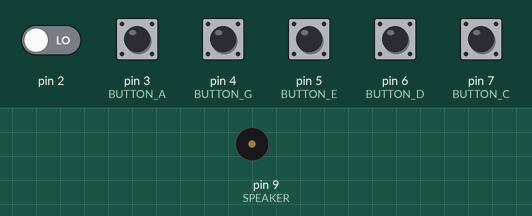
Simulated run of this sketch. Board: Arduino Uno, built with avr-gcc and run on an emulated ATmega328P. On the bench: buzzer (waves = sounding). The inputs (shaded band) are chosen by the test bench; at power-on: pin 2, pin 3 (BUTTON_A), pin 4 (BUTTON_G), pin 5 (BUTTON_E), pin 6 (BUTTON_D), pin 7 (BUTTON_C) LOW. What the sketch prints to the serial monitor is not drawn.

Above: at 1.2 s.
1.3 s: pin 3 (BUTTON_A) pulled HIGH for 0.15 s
At 1.37 s:
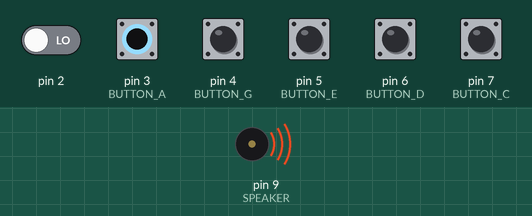
2.9 s: pin 2 driven HIGH
Timing chart, 0 to 5.9 s (numbered marks = the images above; inputs shaded):
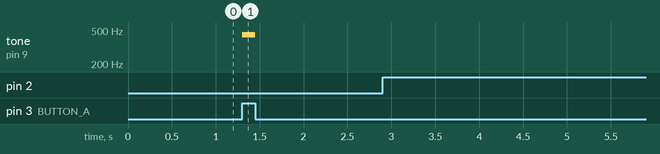

The sketch:

parsch_piano.ino
```cpp
#include "pitches.h"
#include "debounce.h"

#define SPEAKER 9 // The speaker pin

// Piano Buttons
#define BUTTON_C 7
#define BUTTON_D 6
#define BUTTON_E 5
#define BUTTON_G 4
#define BUTTON_A 3
#define BUTTON_OCTAVE 2
#define HOLD_TIME 200 // The number of milliseconds before a press is counted as a hold

// Handle our octave shift
int8_t octave = 4; // The current octave between 3 and 5. 2 represents that it is dropping from a 5.
unsigned long isHoldAt = 0;
unsigned long moment = 0; // For the handleOctaveButton() function

void playTone(int toPlay);
void handleOctaveButton(int button);

// DEBUG
#define OCTAVE_CHECK_TIME 2500
unsigned long nextOctaveCheck = 0;

void setup()
{
	Serial.begin(9600);
}

void loop()
{
	handleOctaveButton(BUTTON_OCTAVE);

	// Play our tones
	if (digitalRead(BUTTON_C)) tone(SPEAKER, NOTE_C4);
	else if (digitalRead(BUTTON_D)) playTone(NOTE_D4);
	else if (digitalRead(BUTTON_E)) playTone(NOTE_E4);
	else if (digitalRead(BUTTON_G)) playTone(NOTE_G4);
	else if (digitalRead(BUTTON_A)) playTone(NOTE_A4);
	else noTone(SPEAKER);

	// DEBUG
	if (nextOctaveCheck <= millis())
	{
		nextOctaveCheck = millis() + OCTAVE_CHECK_TIME;
		Serial.print("Octave check: ");
		Serial.println(octave);
	}
}

// This plays a tone. Allows me to make automatic modifications to the tone
// as code gets more complex.
void playTone(int toPlay)
{
	// Change our current octave
	if ((octave == 3) || (octave == 2)) toPlay /= 2;
	else if (octave == 5) toPlay *= 2;

	tone(SPEAKER, toPlay);
}

// Handle our complicated button logic for the octave button
void handleOctaveButton(int button)
{
	moment = millis(); // The moment in time the function starts

	// Reset to the lowest octave
	if (checkButton(button))
	{
		octave = (octave == 5) ? 2 : 3; // Are we special octave or octave 3
		isHoldAt = moment + HOLD_TIME;
	}

	// If we aren't in a modified octave, not bother checking to change
	if (octave < 4)
	{
		// Button held being released
		if ((octave != 5) && (isHoldAt <= moment) && !digitalRead(button))
		{
			octave = 4;
		}
		// Release of button press
		else if ((moment >= debounceEnd) && (isHoldAt > moment) && !digitalRead(button))
		{
			octave = (octave == 3) ? 5 : 4; //
		}
	}
}
```

debounce.h
```cpp
#ifndef DEBOUNCE_HEADER
#define DEBOUNCE_HEADER

#define DEBOUNCE_DELAY 50 // In milliseconds

bool debounce = false; // Are we currently in the debounce state (from user press to either DEBOUNCE_DELAY millis after or user release)
unsigned long debounceEnd = 0; // The time that we end the debounce

// I shall handle my debounce in a function.
// NOTE: Only returns true on the rising edge
bool checkButton(int button)
{
	// When the button is release and the time has passed, exit debounce state
	if (debounce && (millis() >= debounceEnd) && (digitalRead(button) == LOW))
	{
		debounce = false;
		return false;
	}
	// Check for the button to go down and enter the debounce state
	else if (!debounce)
	{
		if (digitalRead(button) == HIGH) // Button is high, setup debounce state
		{
			unsigned long pauseTime = millis(); // Capture time for debug reasons

			debounce = true;
			debounceEnd = pauseTime + DEBOUNCE_DELAY;

			return true;
		}
		else return false; // Button is low, nothing is happening
	}
	else return false; // We are in the debounce state, but cannot currently exit it
}

#endif
```

Measured:
- after the input at 1.3 s, tone on pin 9 (SPEAKER): silent → 440 Hz at once, → silent 0.15 s later
- after the input at 2.9 s, every drawn part: stays the same
